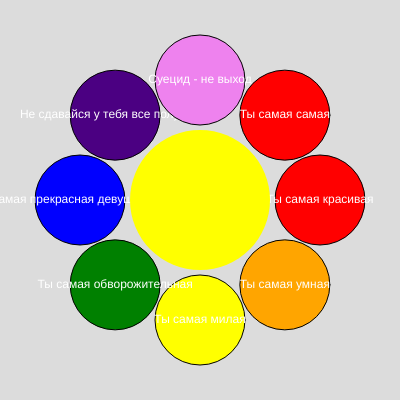
Frame 1 (no input)
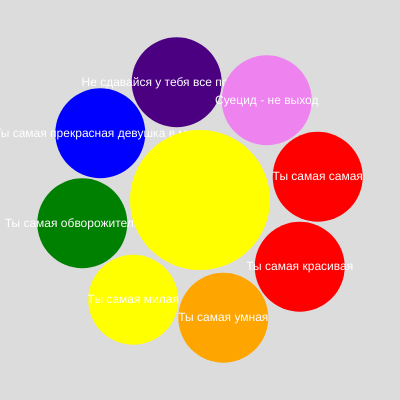
Frame 60 (no input)
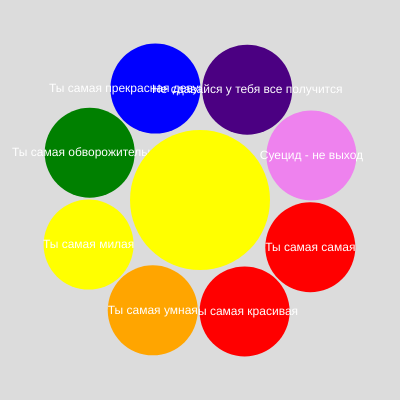
Frame 120 (the mouse pressed at the canvas centre since frame 60)

The p5.js sketch that drew these frames (run headless with seeded random() and noise() and a simulated clock; from frame 60 on, the mouse is pressed at the canvas centre):

// p5.js sketch
// ── sketch.js
let angle = 0;
let petalCount = 8;
let petalRadius = 120; // Радиус расположения лепестков
let texts = ["Ты самая красивая", "Ты самая умная", "Ты самая милая", "Ты самая обворожительная", "Ты самая прекрасная девушка в мире", "Не сдавайся у тебя все получится", "Суецид - не выход", "Ты самая самая"]

function setup() {
  createCanvas(400, 400);

}

function draw() {
  background(220);
  translate(width / 2, height / 2); // Перемещаем центр координат в середину экрана
  petals();
  noStroke(); // Центр цветка - белый круг
  fill('yellow');
  ellipse(0, 0, 140, 140); // Центральный круг
  // Увеличиваем угол вращения на каждом кадре
  angle += 0.01;
}

function petals() {
  const colors = ['red', 'orange', 'yellow', 'green', 'blue', 'indigo', 'violet']; // Цвета радуги
  for (let i = 0; i < petalCount; i++) {
    let colorIndex = i % colors.length;
    fill(colors[colorIndex]);
    // Используем равномерное распределение для расположения лепестков вокруг центра
    let petalX = cos(angle + i * TWO_PI / petalCount) * petalRadius;
    let petalY = sin(angle + i * TWO_PI / petalCount) * petalRadius;
    ellipse(petalX, petalY, 90, 90);
    // Напишем текст на лепестке
    fill(255); // Белый цвет текста
    textSize(12); // Размер шрифта
    textAlign(CENTER, CENTER); // Выравнивание текста
    text(texts[i], petalX, petalY); // Текст на лепестке
  }
}
